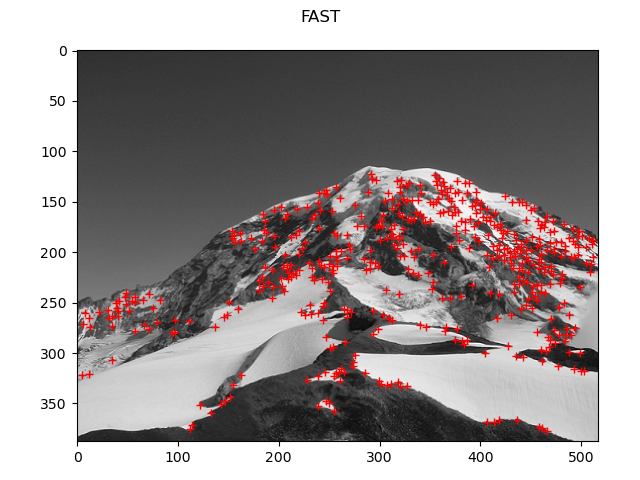

This chart was generated by the following Python code:
# -*- coding: utf-8 -*-
"""
Created on Sun Feb 13 22:39:12 2022

@author: paulg
"""

# -*- coding: utf-8 -*-
"""
Created on Sat Feb 12 11:58:01 2022

@author: paulg
"""

# -*- coding: utf-8 -*-
"""
Created on Sat Feb 12 11:05:26 2022

@author: paulg
"""

import numpy as np
import matplotlib.pyplot as plt
from PIL import Image, ImageOps
import scipy.signal as sg
import cv2



def fast(I,N=9,t=80):

    h,l = I.shape
    t=80
    
    coins=[]
    V=np.zeros(I.shape)
    for i in range(3,h-3):
        for j in range(3,l-3):
            FAST=[I[i+3,j],I[i+3,j+1],I[i+2,j+2],I[i+1,j+3],I[i,j+3],I[i-1,j+3],I[i-2,j+2],I[i-3,j+1],I[i-3,j],I[i-3,j-1],I[i-2,j-2],I[i-1,j-3],I[i,j-3],I[i+1,j-3],I[i+2,j-2],I[i+3,j-1]]
            d=0
            b=0
            Ic=I[i,j]
            fast=np.zeros((16,1))
            last=''
            FAST2=np.concatenate((FAST,FAST))
            for k in range(len(FAST2)): 
                if (FAST2[k]<Ic-t):
                    d+=1
                    if (last!='d'):
                        b=0
                    last='d'
                        
                elif (FAST2[k]>Ic+t):
                    b+=1
                    if (last!='b'):
                        d=0
                    last='b'
                     
                else :
                    last='s'
                    d=0
                    b=0
                    
                if ((b>=N)|(d>=N)):
                    # V[i,j]=max(abs(FAST-Ic)-t)
                    V[i,j]=sum(abs(FAST-Ic))
                    break
                
            
            
     
    FAST_max=np.zeros(I.shape)
                          
    largeur = 2
    for i in range(largeur,h-largeur):
        for j in range(largeur,l-largeur):
            valeur=V[i,j]
            if valeur==np.max(V[i-largeur:i+largeur+1,j-largeur:j+largeur+1]):
                FAST_max[i,j]=valeur
                V[i,j]=valeur+1
                   
    x,y=np.where(FAST_max>0)

    return (x,y,V)      


if __name__ == "__main__":
    img = Image.open("synthetic.gif")
    img = np.array(img)
    
    # img = Image.open("set1-1.png")
    # img = np.array(ImageOps.grayscale(img))
    
    
    # img = Image.open("set1-2.png")
    # img = np.array(ImageOps.grayscale(img))
    
    
    x,y,V = fast(img,N=9,t=80)
    
    fig, ax = plt.subplots(1, 1)
    fig.suptitle("FAST")
    ax.plot(y,x,'+r')
    
    
    ax.imshow(img,cmap='gray')
                
            
